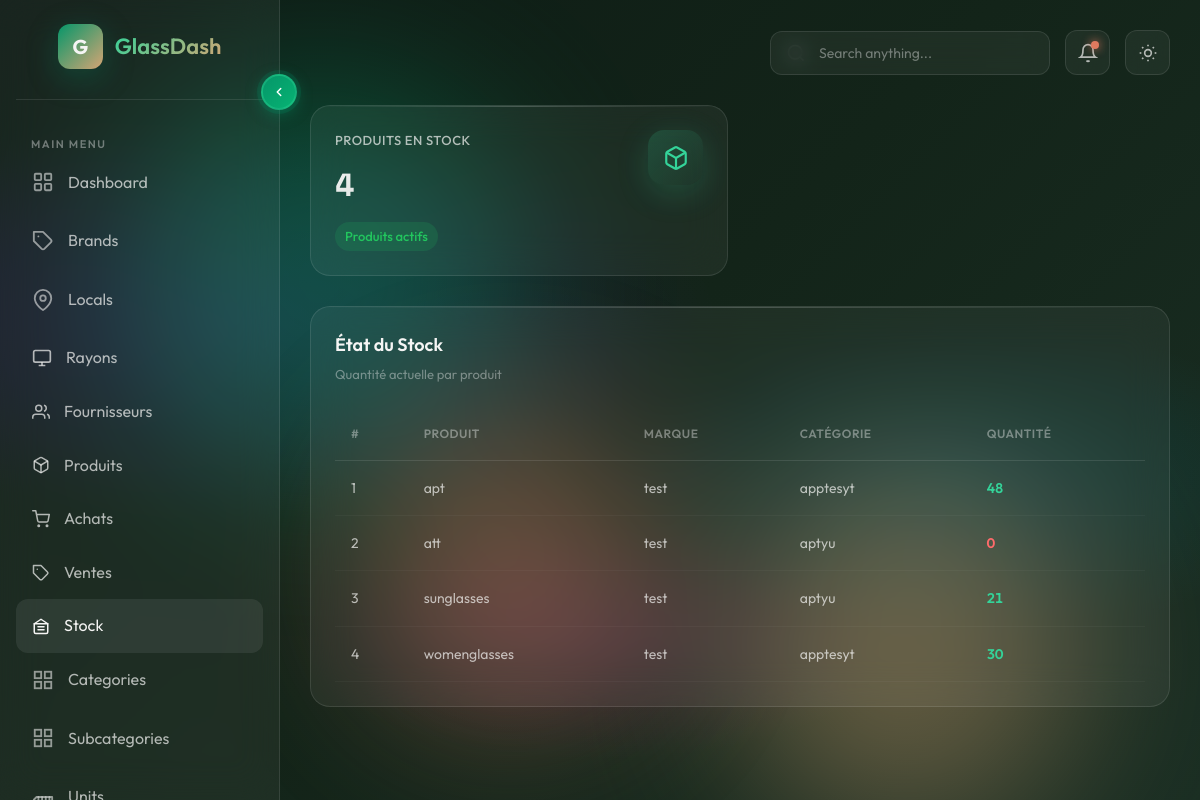
Screenshot of /stock/ (signed in) with the database file from the repository.
### myapp/models.py (models this page shows, shortened)
class Product(models.Model):
    name = models.CharField(max_length=200)
    local = models.ForeignKey(
        Local,
        on_delete=models.SET_NULL,
        null=True,
        blank=True,
        related_name='products'
    )
    location_rayon = models.ForeignKey(
        Rayon,
        on_delete=models.SET_NULL,
        null=True,
        blank=True,
        related_name='products'
    )
    brand = models.ForeignKey(Brand, on_delete=models.SET_NULL, null=True, blank=True, related_name='products')
    category = models.ForeignKey(Category, on_delete=models.SET_NULL, null=True, blank=True, related_name='products')
    subcategory = models.ForeignKey(SubCategory, on_delete=models.SET_NULL, null=True, blank=True, related_name='products')
    unit = models.ForeignKey(Unite, on_delete=models.SET_NULL, null=True, blank=True, related_name='products')
    supplier = models.ForeignKey(Fournisseur, on_delete=models.SET_NULL, null=True, blank=True, related_name='products')
    user = models.ForeignKey(User, on_delete=models.CASCADE, related_name='products')
    slug = models.SlugField(unique=True, blank=True)
    description = models.TextField(blank=True)
    price_achat = models.DecimalField(max_digits=10, decimal_places=2, default=0)
    price_vente = models.DecimalField(max_digits=10, decimal_places=2, default=0)
    is_active = models.BooleanField(default=True)
    created_at = models.DateTimeField(auto_now_add=True)
    updated_at = models.DateTimeField(auto_now=True)
    history = HistoricalRecords()
    class Meta:
        ordering = ['name']

class Brand(models.Model):
    nom         = models.CharField(max_length=100)
    description = models.TextField(blank=True)
    slug        = models.SlugField(unique=True)
    history     = HistoricalRecords()
    class Meta:
        ordering = ['nom']

class Category(models.Model):
    brand       = models.ForeignKey(
                      'Brand',
                      on_delete=models.SET_NULL,
                      null=True,
                      blank=True,
                      related_name='categories'
                  )
    nom         = models.CharField(max_length=100)
    description = models.TextField(blank=True)
    slug        = models.SlugField(unique=True)
    history     = HistoricalRecords()
    class Meta:
        ordering = ['nom']

### myapp/views.py (the view)
# urls.py: path('stock/', views.stock_list, name='stock_list'),
@login_required
def stock_list(request):
    products = (
        Product.objects.filter(is_active=True)
        .select_related('brand', 'category')
        .annotate(
            computed_stock=Coalesce(
                Sum(
                    Case(
                        When(stocks__movement_type='in', then=F('stocks__quantity')),
                        When(stocks__movement_type='out', then=F('stocks__quantity') * -1),
                        default=0,
                        output_field=IntegerField(),
                    )
                ),
                0,
            )
        )
    )
    data = [{'product': p, 'quantity': p.computed_stock} for p in products]
    return render(request, 'stock.html', {'stock_data': data})

### myapp/templates/stock.html (shortened to what this page needs)
{% extends "base.html" %}
{% load static %}
{% load i18n %}
{% block content %}
<section class="stats-grid">
    <div class="glass-card glass-card-3d stat-card">
        <div class="stat-card-inner">
            <div class="stat-info">
                <h3>{% trans "Produits en stock" %}</h3>
                <div class="stat-value">{{ stock_data|length }}</div>
                <span class="stat-change positive">{% trans "Produits actifs" %}</span>
            </div>
            <div class="stat-icon cyan">
                <svg viewBox="0 0 24 24" fill="none" stroke="var(--emerald-light)" stroke-width="2">
                    <path d="M21 16V8a2 2 0 0 0-1-1.73l-7-4a2 2 0 0 0-2 0l-7 4A2 2 0 0 0 3 8v8a2 2 0 0 0 1 1.73l7 4a2 2 0 0 0 2 0l7-4A2 2 0 0 0 21 16z"/>
                    <polyline points="3.27 6.96 12 12.01 20.73 6.96"/>
                    <line x1="12" y1="22.08" x2="12" y2="12"/>
                </svg>
            </div>
        </div>
    </div>
</section>
<section class="content-grid" style="grid-template-columns: 1fr;">
    <div class="glass-card table-card">
        <div class="card-header">
            <div>
                <h2 class="card-title">{% trans "État du Stock" %}</h2>
                <p class="card-subtitle">{% trans "Quantité actuelle par produit" %}</p>
            </div>
        </div>
        <div class="table-wrapper">
            <table class="data-table">
                <thead>
                    <tr>
                        <th>#</th>
                        <th>{% trans "Produit" %}</th>
                        <th>{% trans "Marque" %}</th>
                        <th>{% trans "Catégorie" %}</th>
                        <th>{% trans "Quantité" %}</th>
                    </tr>
                </thead>
                <tbody>
                    {% for row in stock_data %}
                    <tr>
                        <td>{{ forloop.counter }}</td>
                        <td>{{ row.product.name }}</td>
                        <td>{{ row.product.brand.nom|default:"-" }}</td>
                        <td>{{ row.product.category.nom|default:"-" }}</td>
                        <td>
                            <span class="stock-qty
                                {% if row.quantity <= 0 %}stock-qty-zero
                                {% elif row.quantity < 10 %}stock-qty-low
                                {% else %}stock-qty-ok{% endif %}">
                                {{ row.quantity }}
                            </span>
                        </td>
                    </tr>
                    {% empty %}
                    <tr>
                        <td colspan="5" style="text-align: center; opacity: 0.6;">
                            {% trans "Aucun produit en stock pour le moment." %}
                        </td>
                    </tr>
                    {% endfor %}
                </tbody>
            </table>
        </div>
    </div>
</section>
{% endblock %}

### myapp/static/css/templatemo-glass-admin-style.css (style rules this page uses)
:root { --emerald: #059669; --emerald-light: #34d399; --gold: #d4a574; --gold-light: #e8c9a0; --amber: #b45309; --cream: #fef3e2; --coral: #e07a5f; --slate: #475569; --glass-bg: rgba(255, 255, 255, 0.05); --glass-border: rgba(255, 255, 255, 0.1); --glass-shadow: rgba(0, 0, 0, 0.3); --glass-hover: rgba(255, 255, 255, 0.08); --bg-dark: #0a0f0d; --bg-gradient-1: #0d1a14; --bg-gradient-2: #132419; --bg-gradient-3: #1a2e23; --text-primary: #f5f5f4; --text-secondary: rgba(245, 245, 244, 0.7); --text-muted: rgba(245, 245, 244, 0.4); --success: #22c55e; --warning: #eab308; --danger: #dc2626; --info: #0ea5e9; --sidebar-width: 280px; --navbar-height: 70px; --border-radius: 20px; --card-padding: 24px; --transition-fast: 0.2s ease; --transition-normal: 0.3s ease; --transition-slow: 0.5s ease; }
*, *::before, *::after { margin: 0; padding: 0; box-sizing: border-box; }
html { scroll-behavior: smooth; }
body { font-family: 'Outfit', sans-serif; background: var(--bg-dark); color: var(--text-primary); min-height: 100vh; overflow-x: hidden; line-height: 1.6; }
.glass-card { background: var(--glass-bg); backdrop-filter: blur(20px); -webkit-backdrop-filter: blur(20px); border: 1px solid var(--glass-border); border-radius: var(--border-radius); padding: var(--card-padding); position: relative; overflow: hidden; transition: all var(--transition-normal); transform-style: preserve-3d; perspective: 1000px; }
.glass-card::before { content: ''; position: absolute; top: 0; left: 0; right: 0; height: 1px; background: linear-gradient(90deg, transparent, rgba(255,255,255,0.2), transparent); }
.glass-card-3d { transition: transform 0.4s cubic-bezier(0.03, 0.98, 0.52, 0.99); }
.stats-grid { display: grid; grid-template-columns: repeat(4, 1fr); gap: 24px; margin-bottom: 30px; }
.stat-card { position: relative; }
.stat-card-inner { display: flex; align-items: flex-start; justify-content: space-between; }
.stat-info h3 { font-size: 13px; font-weight: 500; color: var(--text-secondary); margin-bottom: 8px; text-transform: uppercase; letter-spacing: 0.5px; }
.stat-value { font-family: 'Space Mono', monospace; font-size: 32px; font-weight: 700; margin-bottom: 12px; background: linear-gradient(135deg, var(--text-primary), var(--text-secondary)); -webkit-background-clip: text; -webkit-text-fill-color: transparent; background-clip: text; }
.stat-change { display: inline-flex; align-items: center; gap: 4px; font-size: 13px; font-weight: 500; padding: 4px 10px; border-radius: 20px; }
.stat-change.positive { color: var(--success); background: rgba(34, 197, 94, 0.15); }
.stat-icon { width: 55px; height: 55px; border-radius: 16px; display: flex; align-items: center; justify-content: center; }
.stat-icon.cyan { background: linear-gradient(135deg, rgba(52, 211, 153, 0.2), rgba(52, 211, 153, 0.05)); box-shadow: 0 8px 32px rgba(52, 211, 153, 0.2); }
.stat-icon svg { width: 26px; height: 26px; }
.content-grid { display: grid; grid-template-columns: 2fr 1fr; gap: 24px; margin-bottom: 30px; }
.card-header { display: flex; align-items: center; justify-content: space-between; margin-bottom: 24px; }
.card-title { font-size: 18px; font-weight: 600; }
.card-subtitle { font-size: 13px; color: var(--text-muted); margin-top: 4px; }
.table-card { grid-column: span 2; }
.table-wrapper { overflow-x: auto; margin: 0 -10px; padding: 0 10px; }
.data-table { width: 100%; min-width: 700px; border-collapse: collapse; }
.data-table th, .data-table td { padding: 16px; text-align: left; }
.data-table th { font-size: 12px; font-weight: 600; text-transform: uppercase; letter-spacing: 0.5px; color: var(--text-muted); border-bottom: 1px solid var(--glass-border); }
.data-table tr { transition: background var(--transition-fast); }
.data-table td { font-size: 14px; color: var(--text-secondary); border-bottom: 1px solid rgba(255, 255, 255, 0.03); }
@media (max-width: 1400px) { .stats-grid { grid-template-columns: repeat(2, 1fr); } }
@media (max-width: 1200px) { .content-grid { grid-template-columns: 1fr; } }
@media (max-width: 1200px) { .table-card { grid-column: span 1; } }
.glass-card { animation: fadeInUp 0.6s ease-out backwards; }
.stats-grid .glass-card:nth-child(1) { animation-delay: 0.1s; }
.content-grid .glass-card:nth-child(1) { animation-delay: 0.5s; }
:root { --sidebar-collapsed-width: 88px; }

### myapp/templates/stock.html (style rules this page uses)
.stock-qty { font-weight: 600; font-variant-numeric: tabular-nums; }
.stock-qty-zero { color: #ff6b6b; }
.stock-qty-ok { color: var(--emerald-light); }

### rows the page displays
Product: product.name "apt", product.brand.nom "test", product.category.nom "apptesyt", quantity "48"
Product: product.name "att", product.brand.nom "test", product.category.nom "aptyu", quantity "0"
Product: product.name "sunglasses", product.brand.nom "test", product.category.nom "aptyu", quantity "21"
Product: product.name "womenglasses", product.brand.nom "test", product.category.nom "apptesyt", quantity "30"

### other values shown
{{ stock_data|length }} "4"
